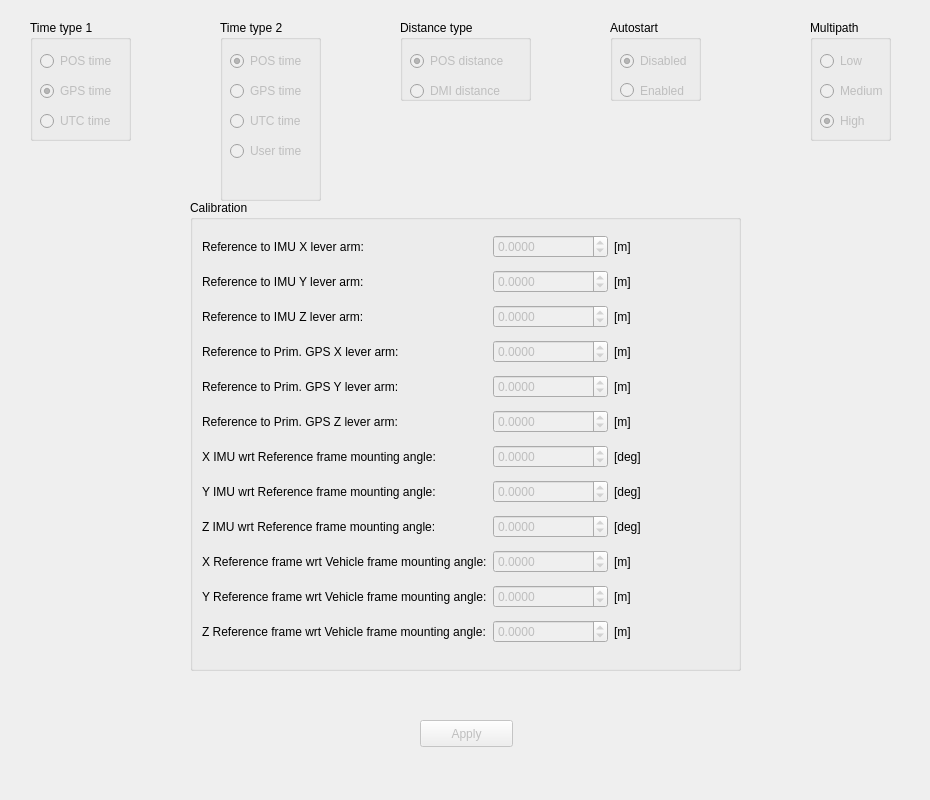
<?xml version="1.0" encoding="UTF-8"?>
<ui version="4.0">
 <class>GeneralParametersControl</class>
 <widget class="QWidget" name="GeneralParametersControl">
  <property name="geometry">
   <rect>
    <x>0</x>
    <y>0</y>
    <width>930</width>
    <height>800</height>
   </rect>
  </property>
  <property name="windowTitle">
   <string>Form</string>
  </property>
  <widget class="QGroupBox" name="groupBox">
   <property name="enabled">
    <bool>true</bool>
   </property>
   <property name="geometry">
    <rect>
     <x>30</x>
     <y>20</y>
     <width>101</width>
     <height>121</height>
    </rect>
   </property>
   <property name="title">
    <string>Time type 1</string>
   </property>
   <widget class="QRadioButton" name="pos1TimeRadioButton">
    <property name="enabled">
     <bool>false</bool>
    </property>
    <property name="geometry">
     <rect>
      <x>10</x>
      <y>30</y>
      <width>109</width>
      <height>22</height>
     </rect>
    </property>
    <property name="text">
     <string>POS time</string>
    </property>
   </widget>
   <widget class="QRadioButton" name="gps1TimeRadioButton">
    <property name="enabled">
     <bool>false</bool>
    </property>
    <property name="geometry">
     <rect>
      <x>10</x>
      <y>60</y>
      <width>109</width>
      <height>22</height>
     </rect>
    </property>
    <property name="text">
     <string>GPS time</string>
    </property>
    <property name="checked">
     <bool>true</bool>
    </property>
   </widget>
   <widget class="QRadioButton" name="utc1TimeRadioButton">
    <property name="enabled">
     <bool>false</bool>
    </property>
    <property name="geometry">
     <rect>
      <x>10</x>
      <y>90</y>
      <width>109</width>
      <height>22</height>
     </rect>
    </property>
    <property name="text">
     <string>UTC time</string>
    </property>
   </widget>
  </widget>
  <widget class="QGroupBox" name="groupBox_2">
   <property name="geometry">
    <rect>
     <x>220</x>
     <y>20</y>
     <width>101</width>
     <height>181</height>
    </rect>
   </property>
   <property name="title">
    <string>Time type 2</string>
   </property>
   <widget class="QRadioButton" name="pos2TimeRadioButton">
    <property name="enabled">
     <bool>false</bool>
    </property>
    <property name="geometry">
     <rect>
      <x>10</x>
      <y>30</y>
      <width>109</width>
      <height>22</height>
     </rect>
    </property>
    <property name="text">
     <string>POS time</string>
    </property>
    <property name="checked">
     <bool>true</bool>
    </property>
   </widget>
   <widget class="QRadioButton" name="gps2TimeRadioButton">
    <property name="enabled">
     <bool>false</bool>
    </property>
    <property name="geometry">
     <rect>
      <x>10</x>
      <y>60</y>
      <width>109</width>
      <height>22</height>
     </rect>
    </property>
    <property name="text">
     <string>GPS time</string>
    </property>
    <property name="checked">
     <bool>false</bool>
    </property>
   </widget>
   <widget class="QRadioButton" name="utc2TimeRadioButton">
    <property name="enabled">
     <bool>false</bool>
    </property>
    <property name="geometry">
     <rect>
      <x>10</x>
      <y>90</y>
      <width>109</width>
      <height>22</height>
     </rect>
    </property>
    <property name="text">
     <string>UTC time</string>
    </property>
   </widget>
   <widget class="QRadioButton" name="userTimeRadioButton">
    <property name="enabled">
     <bool>false</bool>
    </property>
    <property name="geometry">
     <rect>
      <x>10</x>
      <y>120</y>
      <width>109</width>
      <height>22</height>
     </rect>
    </property>
    <property name="text">
     <string>User time</string>
    </property>
   </widget>
  </widget>
  <widget class="QGroupBox" name="groupBox_3">
   <property name="geometry">
    <rect>
     <x>400</x>
     <y>20</y>
     <width>131</width>
     <height>81</height>
    </rect>
   </property>
   <property name="title">
    <string>Distance type</string>
   </property>
   <widget class="QRadioButton" name="posDistanceRadioButton">
    <property name="enabled">
     <bool>false</bool>
    </property>
    <property name="geometry">
     <rect>
      <x>10</x>
      <y>30</y>
      <width>109</width>
      <height>22</height>
     </rect>
    </property>
    <property name="text">
     <string>POS distance</string>
    </property>
    <property name="checked">
     <bool>true</bool>
    </property>
   </widget>
   <widget class="QRadioButton" name="dmiDistanceRadioButton">
    <property name="enabled">
     <bool>false</bool>
    </property>
    <property name="geometry">
     <rect>
      <x>10</x>
      <y>60</y>
      <width>109</width>
      <height>22</height>
     </rect>
    </property>
    <property name="text">
     <string>DMI distance</string>
    </property>
    <property name="checked">
     <bool>false</bool>
    </property>
   </widget>
  </widget>
  <widget class="QGroupBox" name="groupBox_4">
   <property name="geometry">
    <rect>
     <x>610</x>
     <y>20</y>
     <width>91</width>
     <height>81</height>
    </rect>
   </property>
   <property name="title">
    <string>Autostart</string>
   </property>
   <widget class="QRadioButton" name="disabledRadioButton">
    <property name="enabled">
     <bool>false</bool>
    </property>
    <property name="geometry">
     <rect>
      <x>10</x>
      <y>30</y>
      <width>109</width>
      <height>22</height>
     </rect>
    </property>
    <property name="text">
     <string>Disabled</string>
    </property>
    <property name="checked">
     <bool>true</bool>
    </property>
   </widget>
   <widget class="QRadioButton" name="enabledRadioButton">
    <property name="enabled">
     <bool>false</bool>
    </property>
    <property name="geometry">
     <rect>
      <x>10</x>
      <y>40</y>
      <width>109</width>
      <height>61</height>
     </rect>
    </property>
    <property name="text">
     <string>Enabled</string>
    </property>
   </widget>
  </widget>
  <widget class="QGroupBox" name="groupBox_5">
   <property name="geometry">
    <rect>
     <x>810</x>
     <y>20</y>
     <width>81</width>
     <height>121</height>
    </rect>
   </property>
   <property name="title">
    <string>Multipath</string>
   </property>
   <widget class="QRadioButton" name="lowRadioButton">
    <property name="enabled">
     <bool>false</bool>
    </property>
    <property name="geometry">
     <rect>
      <x>10</x>
      <y>30</y>
      <width>109</width>
      <height>22</height>
     </rect>
    </property>
    <property name="text">
     <string>Low</string>
    </property>
   </widget>
   <widget class="QRadioButton" name="mediumRadioButton">
    <property name="enabled">
     <bool>false</bool>
    </property>
    <property name="geometry">
     <rect>
      <x>10</x>
      <y>60</y>
      <width>109</width>
      <height>22</height>
     </rect>
    </property>
    <property name="text">
     <string>Medium</string>
    </property>
   </widget>
   <widget class="QRadioButton" name="highRadioButton">
    <property name="enabled">
     <bool>false</bool>
    </property>
    <property name="geometry">
     <rect>
      <x>10</x>
      <y>90</y>
      <width>109</width>
      <height>22</height>
     </rect>
    </property>
    <property name="text">
     <string>High</string>
    </property>
    <property name="checked">
     <bool>true</bool>
    </property>
   </widget>
  </widget>
  <widget class="QGroupBox" name="groupBox_6">
   <property name="geometry">
    <rect>
     <x>190</x>
     <y>200</y>
     <width>551</width>
     <height>471</height>
    </rect>
   </property>
   <property name="title">
    <string>Calibration</string>
   </property>
   <layout class="QGridLayout" name="gridLayout">
    <item row="11" column="0">
     <widget class="QLabel" name="label">
      <property name="text">
       <string>Z Reference frame wrt Vehicle frame mounting angle:</string>
      </property>
     </widget>
    </item>
    <item row="11" column="1">
     <widget class="QDoubleSpinBox" name="zRefVehicMountingAngleSpinBox">
      <property name="enabled">
       <bool>false</bool>
      </property>
      <property name="decimals">
       <number>4</number>
      </property>
      <property name="minimum">
       <double>-1000000.000000000000000</double>
      </property>
      <property name="maximum">
       <double>1000000.000000000000000</double>
      </property>
      <property name="singleStep">
       <double>0.100000000000000</double>
      </property>
     </widget>
    </item>
    <item row="10" column="0">
     <widget class="QLabel" name="label_2">
      <property name="text">
       <string>Y Reference frame wrt Vehicle frame mounting angle:</string>
      </property>
     </widget>
    </item>
    <item row="10" column="1">
     <widget class="QDoubleSpinBox" name="yRefVehicMountingAngleSpinBox">
      <property name="enabled">
       <bool>false</bool>
      </property>
      <property name="decimals">
       <number>4</number>
      </property>
      <property name="minimum">
       <double>-1000000.000000000000000</double>
      </property>
      <property name="maximum">
       <double>1000000.000000000000000</double>
      </property>
      <property name="singleStep">
       <double>0.100000000000000</double>
      </property>
     </widget>
    </item>
    <item row="9" column="0">
     <widget class="QLabel" name="label_3">
      <property name="text">
       <string>X Reference frame wrt Vehicle frame mounting angle:</string>
      </property>
     </widget>
    </item>
    <item row="9" column="1">
     <widget class="QDoubleSpinBox" name="xRefVehicMountingAngleSpinBox">
      <property name="enabled">
       <bool>false</bool>
      </property>
      <property name="decimals">
       <number>4</number>
      </property>
      <property name="minimum">
       <double>-1000000.000000000000000</double>
      </property>
      <property name="maximum">
       <double>1000000.000000000000000</double>
      </property>
      <property name="singleStep">
       <double>0.100000000000000</double>
      </property>
     </widget>
    </item>
    <item row="8" column="0">
     <widget class="QLabel" name="label_4">
      <property name="text">
       <string>Z IMU wrt Reference frame mounting angle:</string>
      </property>
     </widget>
    </item>
    <item row="8" column="1">
     <widget class="QDoubleSpinBox" name="zIMURefMountingAngleSpinBox">
      <property name="enabled">
       <bool>false</bool>
      </property>
      <property name="decimals">
       <number>4</number>
      </property>
      <property name="minimum">
       <double>-1000000.000000000000000</double>
      </property>
      <property name="maximum">
       <double>1000000.000000000000000</double>
      </property>
      <property name="singleStep">
       <double>0.100000000000000</double>
      </property>
     </widget>
    </item>
    <item row="7" column="0">
     <widget class="QLabel" name="label_5">
      <property name="text">
       <string>Y IMU wrt Reference frame mounting angle:</string>
      </property>
     </widget>
    </item>
    <item row="7" column="1">
     <widget class="QDoubleSpinBox" name="yIMURefMountingAngleSpinBox">
      <property name="enabled">
       <bool>false</bool>
      </property>
      <property name="decimals">
       <number>4</number>
      </property>
      <property name="minimum">
       <double>-1000000.000000000000000</double>
      </property>
      <property name="maximum">
       <double>1000000.000000000000000</double>
      </property>
      <property name="singleStep">
       <double>0.100000000000000</double>
      </property>
     </widget>
    </item>
    <item row="6" column="0">
     <widget class="QLabel" name="label_6">
      <property name="text">
       <string>X IMU wrt Reference frame mounting angle:</string>
      </property>
     </widget>
    </item>
    <item row="6" column="1">
     <widget class="QDoubleSpinBox" name="xIMURefMountingAngleSpinBox">
      <property name="enabled">
       <bool>false</bool>
      </property>
      <property name="decimals">
       <number>4</number>
      </property>
      <property name="minimum">
       <double>-1000000.000000000000000</double>
      </property>
      <property name="maximum">
       <double>1000000.000000000000000</double>
      </property>
      <property name="singleStep">
       <double>0.100000000000000</double>
      </property>
     </widget>
    </item>
    <item row="5" column="0">
     <widget class="QLabel" name="label_7">
      <property name="text">
       <string>Reference to Prim. GPS Z lever arm:</string>
      </property>
     </widget>
    </item>
    <item row="5" column="1">
     <widget class="QDoubleSpinBox" name="refPrimGPSZSpinBox">
      <property name="enabled">
       <bool>false</bool>
      </property>
      <property name="decimals">
       <number>4</number>
      </property>
      <property name="minimum">
       <double>-1000000.000000000000000</double>
      </property>
      <property name="maximum">
       <double>1000000.000000000000000</double>
      </property>
      <property name="singleStep">
       <double>0.100000000000000</double>
      </property>
     </widget>
    </item>
    <item row="4" column="0">
     <widget class="QLabel" name="label_8">
      <property name="text">
       <string>Reference to Prim. GPS Y lever arm:</string>
      </property>
     </widget>
    </item>
    <item row="4" column="1">
     <widget class="QDoubleSpinBox" name="refPrimGPSYSpinBox">
      <property name="enabled">
       <bool>false</bool>
      </property>
      <property name="decimals">
       <number>4</number>
      </property>
      <property name="minimum">
       <double>-1000000.000000000000000</double>
      </property>
      <property name="maximum">
       <double>1000000.000000000000000</double>
      </property>
      <property name="singleStep">
       <double>0.100000000000000</double>
      </property>
     </widget>
    </item>
    <item row="3" column="0">
     <widget class="QLabel" name="label_9">
      <property name="text">
       <string>Reference to Prim. GPS X lever arm:</string>
      </property>
     </widget>
    </item>
    <item row="3" column="1">
     <widget class="QDoubleSpinBox" name="refPrimGPSXSpinBox">
      <property name="enabled">
       <bool>false</bool>
      </property>
      <property name="decimals">
       <number>4</number>
      </property>
      <property name="minimum">
       <double>-1000000.000000000000000</double>
      </property>
      <property name="maximum">
       <double>1000000.000000000000000</double>
      </property>
      <property name="singleStep">
       <double>0.100000000000000</double>
      </property>
     </widget>
    </item>
    <item row="2" column="0">
     <widget class="QLabel" name="label_10">
      <property name="text">
       <string>Reference to IMU Z lever arm:</string>
      </property>
     </widget>
    </item>
    <item row="2" column="1">
     <widget class="QDoubleSpinBox" name="refIMUZSpinBox">
      <property name="enabled">
       <bool>false</bool>
      </property>
      <property name="decimals">
       <number>4</number>
      </property>
      <property name="minimum">
       <double>-1000000.000000000000000</double>
      </property>
      <property name="maximum">
       <double>1000000.000000000000000</double>
      </property>
      <property name="singleStep">
       <double>0.100000000000000</double>
      </property>
     </widget>
    </item>
    <item row="1" column="0">
     <widget class="QLabel" name="label_11">
      <property name="text">
       <string>Reference to IMU Y lever arm:</string>
      </property>
     </widget>
    </item>
    <item row="1" column="1">
     <widget class="QDoubleSpinBox" name="refIMUYSpinBox">
      <property name="enabled">
       <bool>false</bool>
      </property>
      <property name="decimals">
       <number>4</number>
      </property>
      <property name="minimum">
       <double>-1000000.000000000000000</double>
      </property>
      <property name="maximum">
       <double>1000000.000000000000000</double>
      </property>
      <property name="singleStep">
       <double>0.100000000000000</double>
      </property>
     </widget>
    </item>
    <item row="0" column="0">
     <widget class="QLabel" name="label_12">
      <property name="text">
       <string>Reference to IMU X lever arm:</string>
      </property>
     </widget>
    </item>
    <item row="0" column="1">
     <widget class="QDoubleSpinBox" name="refIMUXSpinBox">
      <property name="enabled">
       <bool>false</bool>
      </property>
      <property name="buttonSymbols">
       <enum>QAbstractSpinBox::UpDownArrows</enum>
      </property>
      <property name="decimals">
       <number>4</number>
      </property>
      <property name="minimum">
       <double>-1000000.000000000000000</double>
      </property>
      <property name="maximum">
       <double>1000000.000000000000000</double>
      </property>
      <property name="singleStep">
       <double>0.100000000000000</double>
      </property>
     </widget>
    </item>
    <item row="1" column="2">
     <widget class="QLabel" name="label_14">
      <property name="text">
       <string>[m]</string>
      </property>
     </widget>
    </item>
    <item row="2" column="2">
     <widget class="QLabel" name="label_15">
      <property name="text">
       <string>[m]</string>
      </property>
     </widget>
    </item>
    <item row="0" column="2">
     <widget class="QLabel" name="label_13">
      <property name="text">
       <string>[m]</string>
      </property>
     </widget>
    </item>
    <item row="3" column="2">
     <widget class="QLabel" name="label_16">
      <property name="text">
       <string>[m]</string>
      </property>
     </widget>
    </item>
    <item row="4" column="2">
     <widget class="QLabel" name="label_17">
      <property name="text">
       <string>[m]</string>
      </property>
     </widget>
    </item>
    <item row="5" column="2">
     <widget class="QLabel" name="label_18">
      <property name="text">
       <string>[m]</string>
      </property>
     </widget>
    </item>
    <item row="6" column="2">
     <widget class="QLabel" name="label_19">
      <property name="text">
       <string>[deg]</string>
      </property>
     </widget>
    </item>
    <item row="7" column="2">
     <widget class="QLabel" name="label_20">
      <property name="text">
       <string>[deg]</string>
      </property>
     </widget>
    </item>
    <item row="8" column="2">
     <widget class="QLabel" name="label_21">
      <property name="text">
       <string>[deg]</string>
      </property>
     </widget>
    </item>
    <item row="9" column="2">
     <widget class="QLabel" name="label_22">
      <property name="text">
       <string>[m]</string>
      </property>
     </widget>
    </item>
    <item row="10" column="2">
     <widget class="QLabel" name="label_23">
      <property name="text">
       <string>[m]</string>
      </property>
     </widget>
    </item>
    <item row="11" column="2">
     <widget class="QLabel" name="label_24">
      <property name="text">
       <string>[m]</string>
      </property>
     </widget>
    </item>
   </layout>
  </widget>
  <widget class="QPushButton" name="applyButton">
   <property name="enabled">
    <bool>false</bool>
   </property>
   <property name="geometry">
    <rect>
     <x>420</x>
     <y>720</y>
     <width>93</width>
     <height>27</height>
    </rect>
   </property>
   <property name="text">
    <string>Apply</string>
   </property>
  </widget>
 </widget>
 <resources/>
 <connections>
  <connection>
   <sender>applyButton</sender>
   <signal>pressed()</signal>
   <receiver>GeneralParametersControl</receiver>
   <slot>applyPressed()</slot>
   <hints>
    <hint type="sourcelabel">
     <x>446</x>
     <y>733</y>
    </hint>
    <hint type="destinationlabel">
     <x>464</x>
     <y>399</y>
    </hint>
   </hints>
  </connection>
 </connections>
 <slots>
  <slot>applyPressed()</slot>
 </slots>
</ui>
